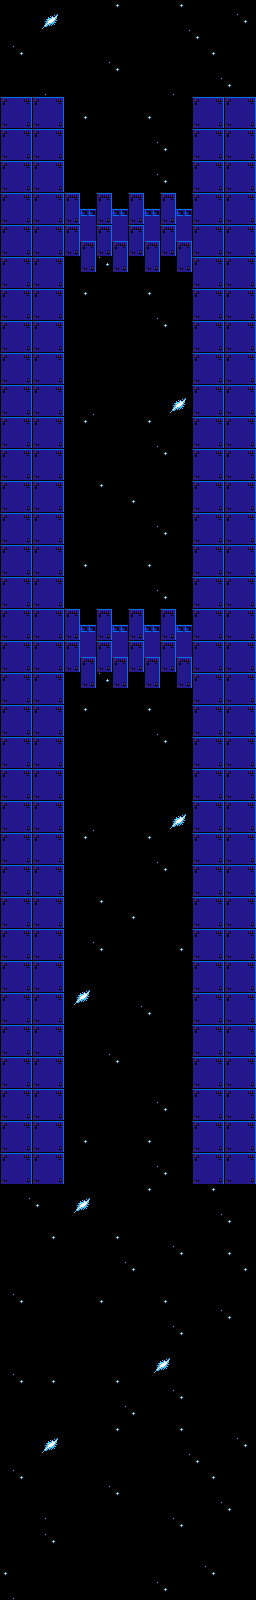

This is a level from a 2D game, rendered from its Tiled map with the project's own tilesets. A one-line summary and the complete map file follow:
An orthogonal 16x100 tile map with 16x16 px tiles, 1 tile layer (Livello tile 1).

<map version="1.0" orientation="orthogonal" renderorder="right-down" width="16" height="100" tilewidth="16" tileheight="16" nextobjectid="1">
 <tileset firstgid="1" name="tileset" tilewidth="16" tileheight="16" tilecount="240" columns="16">
  <image source="tileset.png" width="257" height="241" />
 </tileset>
 <layer name="Livello tile 1" width="16" height="100">
  <data encoding="csv">
196,197,219,220,163,164,165,166,167,168,169,170,171,172,173,174,
212,213,235,236,179,180,181,182,183,184,185,186,187,188,189,190,
186,187,179,180,195,196,197,198,199,200,201,202,203,204,205,206,
202,203,179,179,179,180,186,187,179,179,179,179,180,166,213,179,
212,213,195,195,179,180,202,203,195,195,195,195,196,186,187,195,
228,229,230,231,179,180,179,179,179,180,186,187,198,202,203,195,
97,98,99,100,211,212,213,214,214,180,180,180,109,110,111,112,
113,114,115,116,165,166,167,168,169,170,171,172,125,126,127,128,
129,130,131,132,181,182,183,184,185,186,187,188,141,142,143,144,
145,146,147,148,197,198,199,200,201,202,203,204,157,158,159,160,
129,130,131,132,181,182,183,184,185,186,187,188,141,142,143,144,
145,146,147,148,197,198,199,200,201,202,203,204,157,158,159,160,
1,2,3,4,5,6,7,8,9,10,11,12,13,14,15,16,
17,18,19,20,21,22,23,24,25,26,27,28,29,30,31,32,
33,34,35,36,37,38,39,40,41,42,43,44,45,46,47,48,
49,50,51,52,53,54,55,56,57,58,59,60,61,62,63,64,
65,66,67,68,69,70,71,72,73,74,75,76,77,78,79,80,
81,82,83,84,85,86,87,88,89,90,91,92,93,94,95,96,
65,66,67,68,165,166,167,168,169,170,171,172,65,66,67,68,
81,82,83,84,181,182,183,184,185,186,187,188,81,82,83,84,
97,98,99,100,197,198,199,200,201,202,203,204,97,98,99,100,
113,114,115,116,195,195,195,195,195,196,197,198,113,114,115,116,
129,130,131,132,211,211,211,211,195,196,197,198,129,130,131,132,
145,146,147,148,211,212,213,214,211,212,213,214,145,146,147,148,
65,66,67,68,213,214,215,216,217,218,219,220,65,66,67,68,
81,82,83,84,229,230,231,232,233,234,235,236,81,82,83,84,
97,98,99,100,165,166,167,168,169,170,171,172,97,98,99,100,
113,114,115,116,181,182,183,184,185,186,187,188,113,114,115,116,
129,130,131,132,197,198,199,200,201,202,203,204,129,130,131,132,
145,146,147,148,180,211,211,211,211,211,212,213,145,146,147,148,
65,66,67,68,180,227,166,227,227,227,228,229,65,66,67,68,
81,82,83,84,180,227,228,229,166,229,229,229,81,82,83,84,
65,66,67,68,195,195,196,197,198,193,194,180,77,78,79,80,
81,82,83,84,195,196,197,198,198,209,210,180,93,94,95,96,
97,98,99,100,211,212,213,214,214,180,180,180,109,110,111,112,
113,114,115,116,165,166,167,168,169,170,171,172,125,126,127,128,
129,130,131,132,181,182,183,184,185,186,187,188,141,142,143,144,
145,146,147,148,197,198,199,200,201,202,203,204,157,158,159,160,
1,2,3,4,5,6,7,8,9,10,11,12,13,14,15,16,
17,18,19,20,21,22,23,24,25,26,27,28,29,30,31,32,
33,34,35,36,37,38,39,40,41,42,43,44,45,46,47,48,
49,50,51,52,53,54,55,56,57,58,59,60,61,62,63,64,
65,66,67,68,69,70,71,72,73,74,75,76,77,78,79,80,
81,82,83,84,85,86,87,88,89,90,91,92,93,94,95,96,
65,66,67,68,165,166,167,168,169,170,171,172,65,66,67,68,
81,82,83,84,181,182,183,184,185,186,187,188,81,82,83,84,
97,98,99,100,197,198,199,200,201,202,203,204,97,98,99,100,
113,114,115,116,195,195,195,195,195,196,197,198,113,114,115,116,
129,130,131,132,211,211,211,211,195,196,197,198,129,130,131,132,
145,146,147,148,211,212,213,214,211,212,213,214,145,146,147,148,
65,66,67,68,213,214,215,216,217,218,219,220,65,66,67,68,
81,82,83,84,229,230,231,232,233,234,235,236,81,82,83,84,
97,98,99,100,165,166,167,168,169,170,171,172,97,98,99,100,
113,114,115,116,181,182,183,184,185,186,187,188,113,114,115,116,
129,130,131,132,197,198,199,200,201,202,203,204,129,130,131,132,
145,146,147,148,180,211,211,211,211,211,212,213,145,146,147,148,
65,66,67,68,180,227,166,227,227,227,228,229,65,66,67,68,
81,82,83,84,180,227,228,229,166,229,229,229,81,82,83,84,
97,98,99,100,180,193,194,211,211,211,212,213,97,98,99,100,
113,114,115,116,180,209,210,227,227,227,228,166,113,114,115,116,
129,130,131,132,180,180,195,196,197,198,198,198,129,130,131,132,
145,146,147,148,219,220,211,212,213,214,214,214,145,146,147,148,
65,66,67,68,235,236,180,180,193,194,180,180,77,78,79,80,
81,82,83,84,180,180,180,180,209,210,180,180,93,94,95,96,
97,98,99,100,180,180,180,180,195,196,197,198,109,110,111,112,
113,114,115,116,180,180,193,194,195,196,197,198,125,126,127,128,
129,130,131,132,180,180,209,210,195,196,197,198,141,142,143,144,
145,146,147,148,195,196,197,198,211,212,213,214,157,158,159,160,
65,66,67,68,195,195,196,197,198,193,194,180,77,78,79,80,
81,82,83,84,195,196,197,198,198,209,210,180,93,94,95,96,
97,98,99,100,211,212,213,214,214,180,180,180,109,110,111,112,
113,114,115,116,165,166,167,168,169,170,171,172,125,126,127,128,
129,130,131,132,181,182,183,184,185,186,187,188,141,142,143,144,
145,146,147,148,197,198,199,200,201,202,203,204,157,158,159,160,
196,186,187,163,219,220,163,164,165,166,167,168,169,170,171,172,
163,202,203,163,235,236,179,180,181,182,183,184,185,186,187,188,
196,196,196,196,196,196,195,196,197,198,199,200,201,202,203,204,
163,164,165,166,167,168,169,170,171,172,173,174,175,213,213,213,
179,180,181,182,183,184,185,186,187,188,189,190,191,213,166,213,
195,196,197,198,199,200,201,202,203,204,205,206,207,213,213,170,
186,187,180,198,198,198,198,198,198,198,198,198,198,198,198,198,
202,203,196,163,164,165,166,167,168,169,170,171,172,173,174,175,
195,211,212,179,180,181,182,183,184,185,186,187,188,189,190,191,
179,179,179,179,179,179,179,179,180,201,202,203,204,205,206,207,
195,195,195,195,195,195,195,195,196,219,220,196,197,179,180,180,
186,187,211,211,211,211,211,211,212,235,236,212,213,195,196,180,
202,203,165,166,167,168,169,170,171,172,173,174,175,211,212,180,
179,180,181,182,183,184,185,186,187,188,189,190,191,211,212,196,
196,197,197,198,199,200,201,202,203,204,205,206,207,211,212,212,
196,197,219,220,163,164,165,166,167,168,169,170,171,172,173,174,
212,213,235,236,179,180,181,182,183,184,185,186,187,188,189,190,
186,187,179,180,195,196,197,198,199,200,201,202,203,204,205,206,
202,203,179,179,179,180,186,187,179,179,179,179,180,166,213,179,
212,213,195,195,179,180,202,203,195,195,195,195,196,186,187,195,
228,229,230,231,179,180,179,179,179,180,186,187,198,202,203,195,
179,180,186,187,179,180,179,180,195,196,202,203,198,179,180,163,
195,196,202,203,195,196,195,196,195,196,198,198,198,195,196,179,
161,162,163,164,165,181,167,168,169,181,171,172,173,174,175,195,
177,178,179,180,181,182,183,184,185,186,187,188,189,190,191,211,
193,194,195,196,197,198,199,200,201,202,203,204,205,206,207,227
</data>
 </layer>
</map>